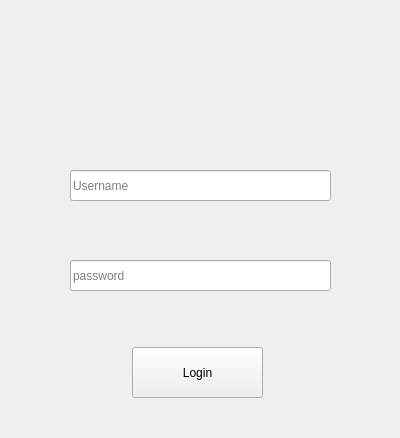
<?xml version="1.0" encoding="UTF-8"?>
<ui version="4.0">
 <class>Form</class>
 <widget class="QWidget" name="Form">
  <property name="geometry">
   <rect>
    <x>0</x>
    <y>0</y>
    <width>400</width>
    <height>438</height>
   </rect>
  </property>
  <property name="windowTitle">
   <string>Form</string>
  </property>
  <widget class="QLineEdit" name="lineEdit">
   <property name="geometry">
    <rect>
     <x>70</x>
     <y>170</y>
     <width>261</width>
     <height>31</height>
    </rect>
   </property>
   <property name="text">
    <string/>
   </property>
   <property name="placeholderText">
    <string>Username</string>
   </property>
  </widget>
  <widget class="QLineEdit" name="lineEdit_2">
   <property name="geometry">
    <rect>
     <x>70</x>
     <y>260</y>
     <width>261</width>
     <height>31</height>
    </rect>
   </property>
   <property name="text">
    <string/>
   </property>
   <property name="echoMode">
    <enum>QLineEdit::Password</enum>
   </property>
   <property name="placeholderText">
    <string>password</string>
   </property>
  </widget>
  <widget class="QPushButton" name="pushButton">
   <property name="geometry">
    <rect>
     <x>132</x>
     <y>347</y>
     <width>131</width>
     <height>51</height>
    </rect>
   </property>
   <property name="text">
    <string>Login</string>
   </property>
  </widget>
  <widget class="QLabel" name="label">
   <property name="geometry">
    <rect>
     <x>0</x>
     <y>0</y>
     <width>401</width>
     <height>441</height>
    </rect>
   </property>
   <property name="maximumSize">
    <size>
     <width>401</width>
     <height>441</height>
    </size>
   </property>
   <property name="text">
    <string/>
   </property>
   <property name="pixmap">
    <pixmap>../img/login-background.jpg</pixmap>
   </property>
  </widget>
  <widget class="QLabel" name="info">
   <property name="geometry">
    <rect>
     <x>90</x>
     <y>310</y>
     <width>221</width>
     <height>20</height>
    </rect>
   </property>
   <property name="layoutDirection">
    <enum>Qt::LeftToRight</enum>
   </property>
   <property name="text">
    <string/>
   </property>
   <property name="alignment">
    <set>Qt::AlignCenter</set>
   </property>
  </widget>
  <widget class="QLabel" name="label_2">
   <property name="geometry">
    <rect>
     <x>50</x>
     <y>40</y>
     <width>281</width>
     <height>61</height>
    </rect>
   </property>
   <property name="text">
    <string/>
   </property>
   <property name="pixmap">
    <pixmap>../img/Mojang-Log.png</pixmap>
   </property>
  </widget>
  <zorder>label</zorder>
  <zorder>lineEdit</zorder>
  <zorder>lineEdit_2</zorder>
  <zorder>pushButton</zorder>
  <zorder>info</zorder>
  <zorder>label_2</zorder>
 </widget>
 <resources/>
 <connections/>
</ui>
